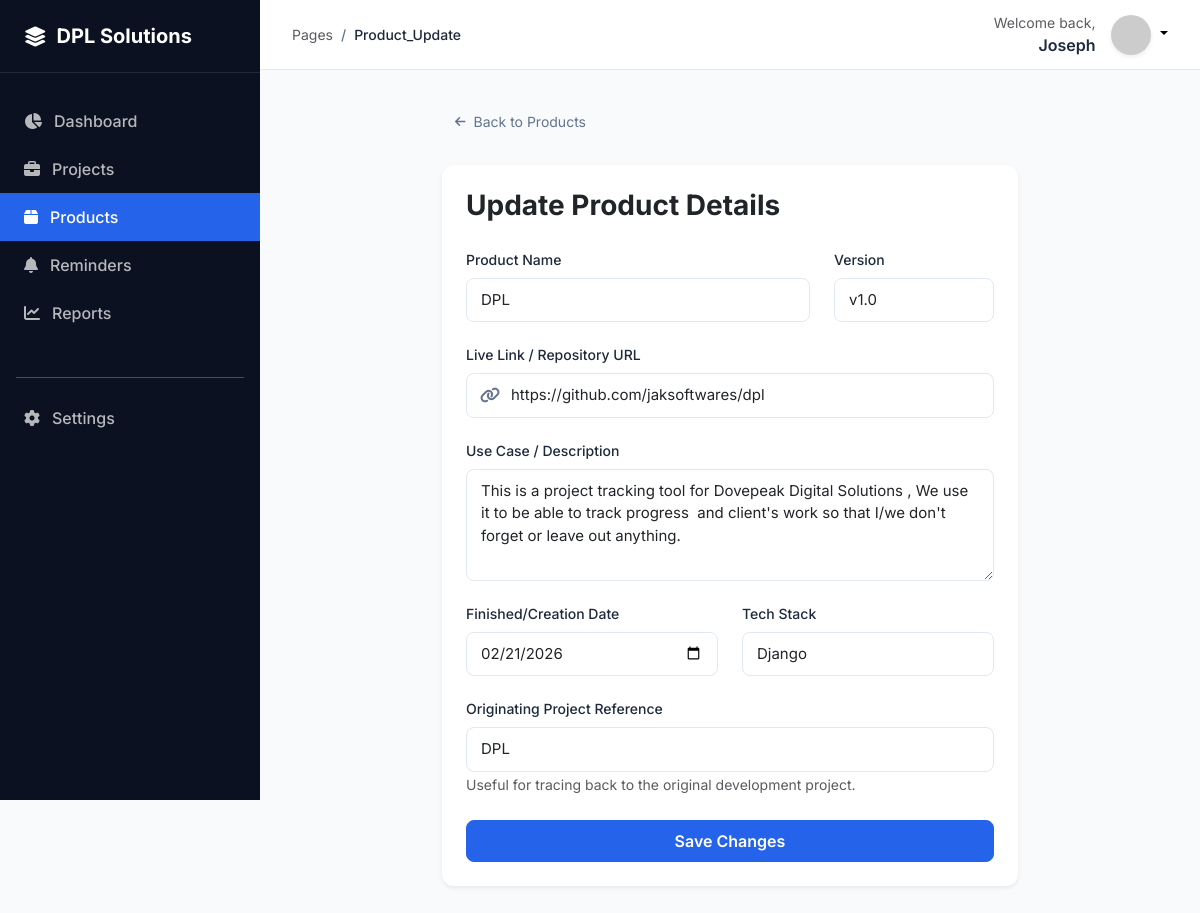
Screenshot of /products/1/update/ (signed in) with the database file from the repository.
### products/models.py (models this page shows, shortened)
class Product(models.Model):
    owner = models.ForeignKey(User, on_delete=models.CASCADE, related_name='products')
    name = models.CharField(max_length=255)
    link = models.URLField(max_length=500, blank=True, null=True)
    description = models.TextField(verbose_name="Use case / Description")
    creation_date = models.DateField(default=timezone.now)
    version = models.CharField(max_length=50, blank=True, null=True)
    project_ref = models.CharField(max_length=255, blank=True, null=True, help_text="Reference to the project that birthed this product")
    tech_stack = models.CharField(max_length=255, blank=True, null=True)
    created_at = models.DateTimeField(auto_now_add=True)
    updated_at = models.DateTimeField(auto_now=True)
    class Meta:
        ordering = ['-creation_date']

### products/views.py (the view)
# urls.py: path('<int:pk>/update/', views.ProductUpdateView.as_view(), name='product_update'),
class ProductUpdateView(LoginRequiredMixin, SuccessMessageMixin, UpdateView):
    model = Product
    fields = ['name', 'link', 'description', 'creation_date', 'version', 'project_ref', 'tech_stack']
    template_name = 'products/product_form.html'
    success_url = reverse_lazy('product_list')
    success_message = "Product '%(name)s' was updated successfully."
    def get_queryset(self):
        return Product.objects.filter(owner=self.request.user)

### templates/products/product_form.html (shortened to what this page needs)
{% extends 'base.html' %}
{% block content %}
<div class="row justify-content-center">
    <div class="col-lg-8">
        <a href="{% url 'product_list' %}" class="btn-back mb-4">
            <i class="fas fa-arrow-left"></i> Back to Products
        </a>
        <div class="card border-0 shadow-sm p-4">
            <h3 class="fw-bold mb-4">{% if object %}Update Product Details{% else %}Record New Product{% endif %}</h3>
            <form method="post">
                <div class="row">
                    <div class="col-md-8">
                        <div class="form-group">
                            <label class="form-label">Product Name</label>
                            <input type="text" name="name" class="form-control" placeholder="e.g. Invoicing Tool" value="{{ form.name.value|default:'' }}" required>
                        </div>
                    </div>
                    <div class="col-md-4">
                        <div class="form-group">
                            <label class="form-label">Version</label>
                            <input type="text" name="version" class="form-control" placeholder="v1.0" value="{{ form.version.value|default:'' }}">
                        </div>
                    </div>
                </div>
                <div class="form-group">
                    <label class="form-label">Live Link / Repository URL</label>
                    <div class="input-icon-wrapper">
                        <i class="fas fa-link input-icon"></i>
                        <input type="url" name="link" class="form-control" placeholder="https://example.com" value="{{ form.link.value|default:'' }}">
                    </div>
                </div>
                <div class="form-group">
                    <label class="form-label">Use Case / Description</label>
                    <textarea name="description" class="form-control" rows="4" placeholder="Describe what this product is used for..." required>{{ form.description.value|default:'' }}</textarea>
                </div>
                <div class="row">
                    <div class="col-md-6">
                        <div class="form-group">
                            <label class="form-label">Finished/Creation Date</label>
                            <input type="date" name="creation_date" class="form-control" value="{{ form.creation_date.value|date:'Y-m-d'|default:'' }}" required>
                        </div>
                    </div>
                    <div class="col-md-6">
                        <div class="form-group">
                            <label class="form-label">Tech Stack</label>
                            <input type="text" name="tech_stack" class="form-control" placeholder="Django, React, Flutter, etc." value="{{ form.tech_stack.value|default:'' }}">
                        </div>
                    </div>
                </div>
                <div class="form-group">
                    <label class="form-label">Originating Project Reference</label>
                    <input type="text" name="project_ref" class="form-control" placeholder="Project name or ID that led to this" value="{{ form.project_ref.value|default:'' }}">
                    <small class="text-muted">Useful for tracing back to the original development project.</small>
                </div>
                <div class="d-grid mt-4">
                    <button type="submit" class="btn btn-primary py-2 fw-semibold">
                        {% if object %}Save Changes{% else %}Record Product{% endif %}
                    </button>
                </div>
            </form>
        </div>
    </div>
</div>
{% endblock %}

### templates/base.html (shortened to what this page needs)
<!DOCTYPE html>
<html lang="en">
<head>
    <link href="https://cdn.jsdelivr.net/npm/bootstrap@5.3.0/dist/css/bootstrap.min.css" rel="stylesheet">
    <link rel="stylesheet" href="https://cdnjs.cloudflare.com/ajax/libs/font-awesome/6.4.0/css/all.min.css">
</head>
<body>
    <aside class="sidebar" id="sidebar">
        <div class="sidebar-header">
            <i class="fas fa-layer-group fa-lg"></i>
            <h5 class="mb-0 fw-bold">DPL Solutions</h5>
        </div>
        <div class="py-4">
            <a href="{% url 'dashboard' %}" class="nav-link {% if request.resolver_match.url_name == 'dashboard' %}active{% endif %}">
                <i class="fas fa-chart-pie"></i> Dashboard
            </a>
            <a href="{% url 'project_list' %}" class="nav-link {% if 'project' in request.resolver_match.url_name %}active{% endif %}">
                <i class="fas fa-briefcase"></i> Projects
            </a>
            <a href="{% url 'product_list' %}" class="nav-link {% if 'product' in request.resolver_match.url_name %}active{% endif %}">
                <i class="fas fa-box"></i> Products
            </a>
            <a href="{% url 'reminder_list' %}" class="nav-link {% if 'reminder' in request.resolver_match.url_name %}active{% endif %}">
                <i class="fas fa-bell"></i> Reminders
            </a>
            <a href="{% url 'reports_dashboard' %}" class="nav-link {% if 'reports' in request.resolver_match.url_name %}active{% endif %}">
                <i class="fas fa-chart-line"></i> Reports
            </a>
            <div class="mt-auto pt-4">
                <hr class="mx-3 opacity-10">
                <a href="{% url 'settings' %}" class="nav-link {% if request.resolver_match.url_name == 'settings' %}active{% endif %}">
                    <i class="fas fa-cog"></i> Settings
                </a>
            </div>
        </div>
    </aside>
    <div class="main-wrapper">
        <header>
            <div class="d-flex align-items-center">
                <nav aria-label="breadcrumb">
                    <ol class="breadcrumb mb-0">
                        <li class="breadcrumb-item text-muted">Pages</li>
                        <li class="breadcrumb-item active fw-medium">{{ request.resolver_match.url_name|title }}</li>
                    </ol>
                </nav>
            </div>
            <div class="d-flex align-items-center gap-3">
                <div class="text-end d-none d-md-block">
                    <small class="text-muted d-block">Welcome back,</small>
                    <span class="fw-semibold">{{ user.username }}</span>
                </div>
                <div class="dropdown">
                    <a href="#" class="d-block link-body-emphasis text-decoration-none dropdown-toggle" data-bs-toggle="dropdown">
                        <img src="https://ui-avatars.com/api/?name={{ user.username }}&background=2563EB&color=fff" width="40" height="40" class="rounded-circle shadow-sm">
                    </a>
                </div>
            </div>
        </header>
        <main class="content-area page-fade">
            {% block content %}{% endblock %}
        </main>
    </div>
</body>
</html>

### templates/base.html (style rules this page uses)
:root { --dpl-navy: #0B1120; --dpl-blue: #2563EB; --dpl-blue-light: #EFF6FF; --dpl-sidebar-width: 260px; --dpl-header-height: 70px; --dpl-bg: #F8FAFC; --dpl-border: #E2E8F0; --dpl-text-dark: #1E293B; --dpl-text-muted: #64748B; }
body { font-family: 'Inter', sans-serif; background-color: var(--dpl-bg); color: var(--dpl-text-dark); min-height: 100vh; overflow-x: hidden; }
.sidebar { width: var(--dpl-sidebar-width); background-color: var(--dpl-navy); color: white; position: fixed; height: 100vh; z-index: 1000; transition: all 0.3s; }
.sidebar-header { padding: 1.5rem; border-bottom: 1px solid rgba(255, 255, 255, 0.1); display: flex; align-items: center; gap: 10px; }
.nav-link { padding: 0.75rem 1.5rem; color: rgba(255, 255, 255, 0.7); display: flex; align-items: center; gap: 12px; text-decoration: none; transition: all 0.2s; font-weight: 500; }
.nav-link.active { color: white; background: var(--dpl-blue); }
.main-wrapper { margin-left: var(--dpl-sidebar-width); transition: all 0.3s; }
header { height: var(--dpl-header-height); background: white; border-bottom: 1px solid var(--dpl-border); display: flex; align-items: center; justify-content: space-between; padding: 0 2rem; position: sticky; top: 0; z-index: 900; }
.content-area { padding: 2rem; }
.card { border: 1px solid var(--dpl-border); border-radius: 12px; box-shadow: 0 1px 3px rgba(0,0,0,0.05); margin-bottom: 1.5rem; }
.btn-primary { background-color: var(--dpl-blue); border-color: var(--dpl-blue); border-radius: 8px; font-weight: 500; padding: 0.5rem 1.25rem; transition: all 0.2s ease; }
.btn { transition: all 0.2s ease; }
.form-control, .form-select { border: 1px solid var(--dpl-border); border-radius: 8px; padding: 0.625rem 0.875rem; font-size: 0.9375rem; transition: all 0.2s ease; background-color: #fff; }
.form-control::placeholder { color: var(--dpl-text-muted); opacity: 0.7; }
.form-label { font-weight: 500; font-size: 0.875rem; color: var(--dpl-text-dark); margin-bottom: 0.5rem; }
.form-group { margin-bottom: 1.25rem; }
.input-icon-wrapper { position: relative; }
.input-icon-wrapper .form-control { padding-left: 2.75rem; }
.input-icon-wrapper .input-icon { position: absolute; left: 0.875rem; top: 50%; transform: translateY(-50%); color: var(--dpl-text-muted); z-index: 3; }
.breadcrumb { font-size: 0.875rem; }
.breadcrumb-item + .breadcrumb-item::before { content: "/"; color: var(--dpl-text-muted); }
.breadcrumb-item.active { color: var(--dpl-text-dark); font-weight: 500; }
.btn-back { display: inline-flex; align-items: center; gap: 0.5rem; color: var(--dpl-text-muted); text-decoration: none; font-size: 0.875rem; padding: 0.5rem 0.75rem; border-radius: 8px; transition: all 0.2s; background: transparent; border: 1px solid transparent; }
.btn-back i { font-size: 0.75rem; }
.card { transition: box-shadow 0.2s ease, transform 0.2s ease; }
.page-fade { animation: pageFadeIn 0.3s ease-out; }
a { transition: color 0.2s ease; }

### rows the page displays
Product: name "DPL", version "v1.0", link "https://github.com/jaksoftwares/dpl", description "This is a project tracking tool for Dovepeak Digital Solutions , We use it to be able to track progress and client's work so that I/we don't forget or leave out anything.", creation_date "02/21/2026", tech_stack "Django", project_ref "DPL"

### other values shown
{{ request.resolver_match.url_name|title }} "Product_Update"
{{ user.username }} "Joseph"
